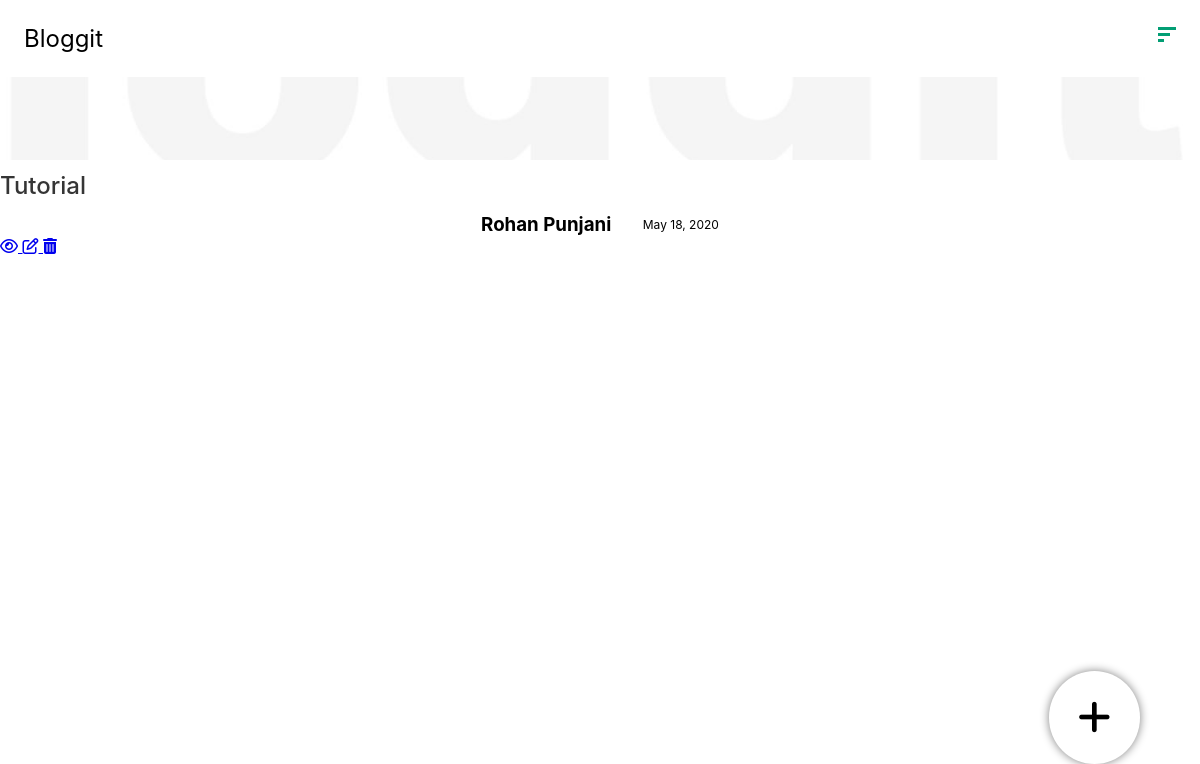
Before: /drafts (signed in) with the older database file.
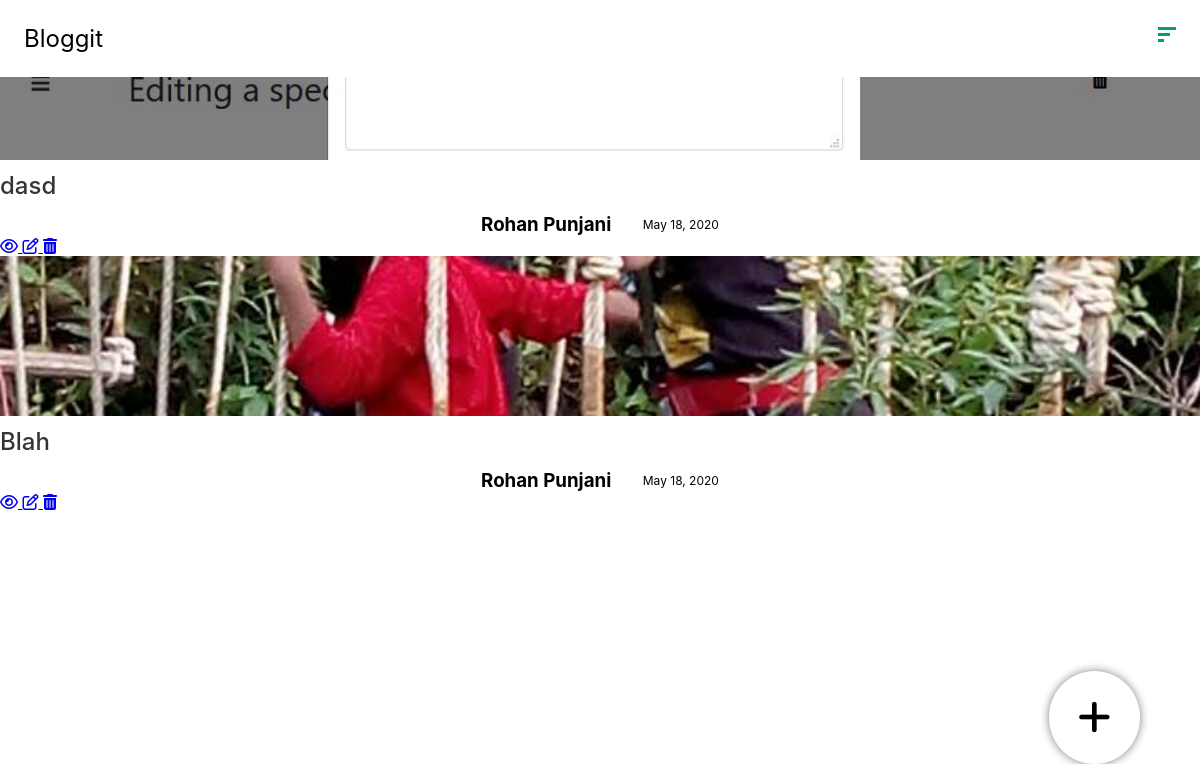
After: the same page with the newer database file.
### blog/models.py (models this page shows, shortened)
class blog(models.Model):
    user = models.ForeignKey(User, on_delete=models.CASCADE)
    heading = models.CharField(max_length=100)
    cover_img = models.ImageField(upload_to='blog_covers/%y/%m/%d', default='blog_covers/img5.jpg')
    isPublished = models.BooleanField(default=False)
    created_at = models.DateTimeField(auto_now_add=True)
    updated_at = models.DateTimeField(auto_now=True)
    views = models.IntegerField(default=0)

### blog/views.py (the view)
# urls.py: path('drafts', views.drafts, name='drafts'),
def drafts(request):
    if(request.user.is_authenticated):
        user = request.user
        if request.method == 'POST':
            cover_img = request.FILES['cover_img']
            title = request.POST['title']
            blog = user.blog_set.create(heading=title, cover_img=cover_img) #creates a new blog
        drafts = user.blog_set.filter(isPublished=False).order_by('-id')
        return render(request, 'drafts.html', {
            'drafted_feeds': drafts,
        })
    else:
        return redirect('/')

### blog/archives/templates/drafts.html (shortened to what this page needs)
<!DOCTYPE html>
<html lang="en">
<head>
    {% load static %}
    <link rel="stylesheet" href="{% static 'styles/nav.css' %}">
    <link rel="stylesheet" href="{% static 'styles/feed.css' %}">
    <link rel="stylesheet" href="{% static 'styles/new_blog.css' %}">
</head>
<body>
    <nav class="outer_nav">
        <li><a href="../">Bloggit</a></li>
        <li class="burger" state="ham">
            <div class="bar bar1"></div>
            <div class="bar bar2"></div>
            <div class="bar bar3"></div>
        </li>
    </nav>
    {% if drafted_feeds %}
        <div class="feed_container">
            {% for feed in drafted_feeds %}
                <div class="feed">
                    <div class="feed_img">
                        <img src="{{feed.cover_img.url}}" height="300" alt="Blog Image">
                    </div>
                    <div class="feed_main content">
                        <div class="feed_heading">
                            <h1>{{feed.heading}}</h1>
                        </div>
                        <div class="feed_footer">
                            <div class="post_author_name" style="display: flex;justify-content: center; align-items: center;">
                                <h3>{{feed.user.first_name}} {{feed.user.last_name}}</h3>
                                <p>{{feed.updated_at.date}}</p>
                            </div>
                        </div>
                    </div>
                    <div class="feed_main btns">
                        <div class="feed_footer">
                            <div class="btn_container">
                                <a class="button bg_transparent" href="view/{{feed.id}}">
                                    <i class="far fa-eye"></i>
                                </a>
                                <a class="button bg_transparent" href="edit/{{feed.id}}">
                                    <i class="far fa-edit"></i>
                                </a>
                                <a class="button bg_transparent" href="delete/{{feed.id}}">
                                    <i class="fa fa-trash"></i>
                                </a>
                            </div>
                        </div>
                    </div>
                </div>
            {% endfor %}
        </div>
    {% else %}
        <div class="empty_container">
            <h1>
                Feels like you dont have any blogs in the drafts, try creating one now :)
            </h1>
        </div>
    {% endif %}
    <div class="floating_btn_container">
        <a class="button round add_btn" state="plus">
            <i class="fa fa-plus" aria-hidden="true"></i>
        </a>
    </div>
</body>
</html>

Changed rows visible on the page:
no longer on this page (row edited): blog: cover_img (picture), heading "Tutorial", user.first_name "Rohan", user.last_name "Punjani", updated_at "May 18, 2020"
added blog: cover_img (picture), heading "dasd", user.first_name "Rohan", user.last_name "Punjani", updated_at "May 18, 2020"
added blog: cover_img (picture), heading "Blah", user.first_name "Rohan", user.last_name "Punjani", updated_at "May 18, 2020"
